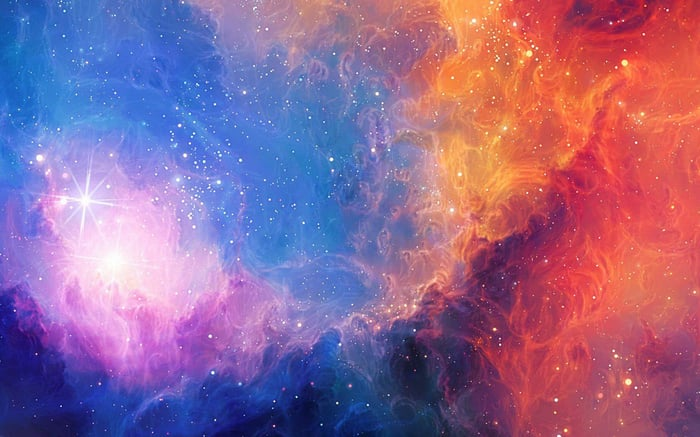
#> input picture picture.jpg, 700 x 437 px
$ python Bai2.py
#> lines starting #> are read from the running program, lines starting #| are printed output that depends on the picture
import matplotlib.pyplot as plt
import imageio.v2 as imageio
import numpy as np  # Để đọc và lưu ảnh

def read_image(file_path):
    """Đọc ảnh từ file dưới dạng ma trận số nguyên 8-bit."""
    image = imageio.imread(file_path)
    if image.max() <= 1.0:  # Ảnh chuẩn hóa [0, 1]
        image = (image * 255).astype(int)
    return image

def save_image(image, file_path):
    """Lưu ma trận ảnh thành file."""
    # Chuyển đổi kiểu dữ liệu thành uint8 và đảm bảo giá trị trong phạm vi [0, 255]
    image = np.clip(image, 0, 255).astype(np.uint8)
    imageio.imwrite(file_path, image)

def apply_convolution(image, kernel, padding=0, stride=1):
    """Hàm áp dụng tích chập với kernel, padding, và stride."""
    h = len(image)
    w = len(image[0])
    kernel_size = len(kernel)

    # Thêm padding vào ảnh
    padded_image = [[0] * (w + 2 * padding) for _ in range(h + 2 * padding)]
    for i in range(h):
        for j in range(w):
            padded_image[i + padding][j + padding] = image[i][j]

    new_h = (h + 2 * padding - kernel_size) // stride + 1
    new_w = (w + 2 * padding - kernel_size) // stride + 1
    output = [[0] * new_w for _ in range(new_h)]

    # Tích chập
    for y in range(new_h):
        for x in range(new_w):
            region = [padded_image[y * stride + i][x * stride + j] for i in range(kernel_size) for j in range(kernel_size)]
            output[y][x] = sum(region[k] * kernel[k // kernel_size][k % kernel_size] for k in range(len(region)))

    # Giới hạn giá trị ảnh trong phạm vi [0, 255]
    return [[min(max(int(val), 0), 255) for val in row] for row in output]

def apply_median_filter(image, kernel_size=3):
    """Hàm lọc trung vị."""
    h = len(image)
    w = len(image[0])
    pad = kernel_size // 2
    padded_image = [[0] * (w + 2 * pad) for _ in range(h + 2 * pad)]
    for i in range(h):
        for j in range(w):
            padded_image[i + pad][j + pad] = image[i][j]

    output = [[0] * w for _ in range(h)]

    for y in range(h):
        for x in range(w):
            region = [padded_image[y + i][x + j] for i in range(kernel_size) for j in range(kernel_size)]
            output[y][x] = sorted(region)[len(region) // 2]

    return output

def Bai2(file_path):
    # Đọc ảnh và chuyển sang ảnh xám
#> called with file_path = 'picture.jpg'
    image = read_image(file_path)
#> in read_image, image is the input picture: shape (437, 700, 3); mean R, G, B 145.8, 103.6, 146.7
    gray_image = [
        [int(image[i][j][0] * 0.299 + image[i][j][1] * 0.587 + image[i][j][2] * 0.114) for j in range(len(image[i]))]
        for i in range(len(image))
    ]
#> gray_image = 437 items

    # Kernel 3x3, padding = 1 (I1)
    kernel_3x3 = [[1 / 9] * 3 for _ in range(3)]
    I1 = apply_convolution(gray_image, kernel_3x3, padding=1)
#> in apply_convolution, `h = len(image)`: h = 437
#> in apply_convolution, `w = len(image[0])`: w = 700
#> in apply_convolution, `padded_image = [[0] * (w + 2 * padding) for _ in range(h + 2 * padding)]`: padded_image = 439 items
#> in apply_convolution, `new_h = (h + 2 * padding - kernel_size) // stride + 1`: new_h = 437
#> in apply_convolution, `new_w = (w + 2 * padding - kernel_size) // stride + 1`: new_w = 700
#> in apply_convolution, `output = [[0] * new_w for _ in range(new_h)]`: output = 437 items
#> I1 = 437 items

    # Kernel 5x5, padding = 2 (I2)
    kernel_5x5 = [[1 / 25] * 5 for _ in range(5)]
    I2 = apply_convolution(gray_image, kernel_5x5, padding=2)
#> I2 = 437 items

    # Kernel 7x7, padding = 3, stride = 2 (I3)
    kernel_7x7 = [[1 / 49] * 7 for _ in range(7)]
    I3 = apply_convolution(gray_image, kernel_7x7, padding=3, stride=2)
#> I3 = 219 items

    # Lọc trung vị ảnh I3 với lân cận 3x3 (I4)
    I4 = apply_median_filter(I3, kernel_size=3)
#> in apply_median_filter, `h = len(image)`: h = 219
#> in apply_median_filter, `w = len(image[0])`: w = 350
#> in apply_median_filter, `padded_image = [[0] * (w + 2 * pad) for _ in range(h + 2 * pad)]`: padded_image = 221 items
#> in apply_median_filter, `output = [[0] * w for _ in range(h)]`: output = 219 items
#> I4 = 219 items

    # Hiển thị kết quả
    plt.figure(figsize=(12, 6))
    plt.subplot(2, 3, 1)
    plt.title("Ảnh gốc")
    plt.imshow(gray_image, cmap='gray')

    plt.subplot(2, 3, 2)
    plt.title("I1 - Kernel 3x3")
    plt.imshow(I1, cmap='gray')

    plt.subplot(2, 3, 3)
    plt.title("I2 - Kernel 5x5")
    plt.imshow(I2, cmap='gray')

    plt.subplot(2, 3, 4)
    plt.title("I3 - Kernel 7x7, stride 2")
    plt.imshow(I3, cmap='gray')

    plt.subplot(2, 3, 5)
    plt.title("I4 - Lọc trung vị 3x3")
    plt.imshow(I4, cmap='gray')

    plt.tight_layout()
    plt.show()
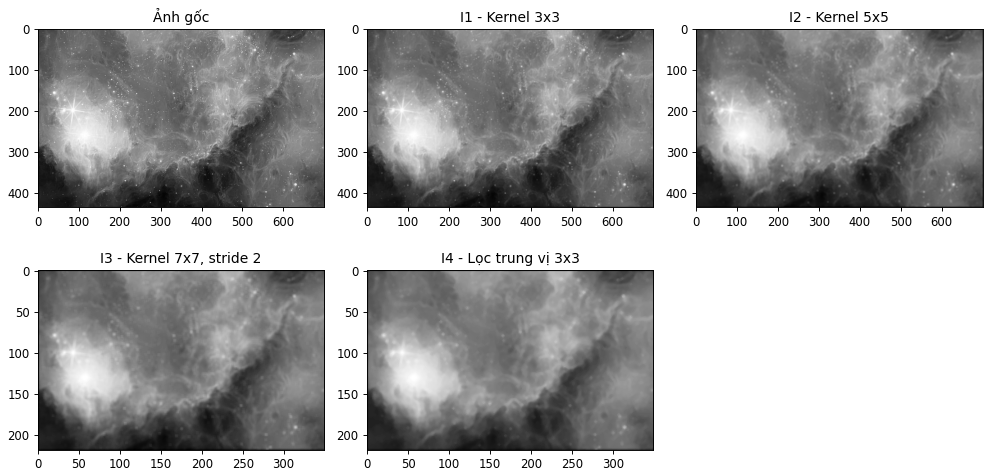
#> figure drawn by matplotlib, 5 panels


Bai2('picture.jpg')
